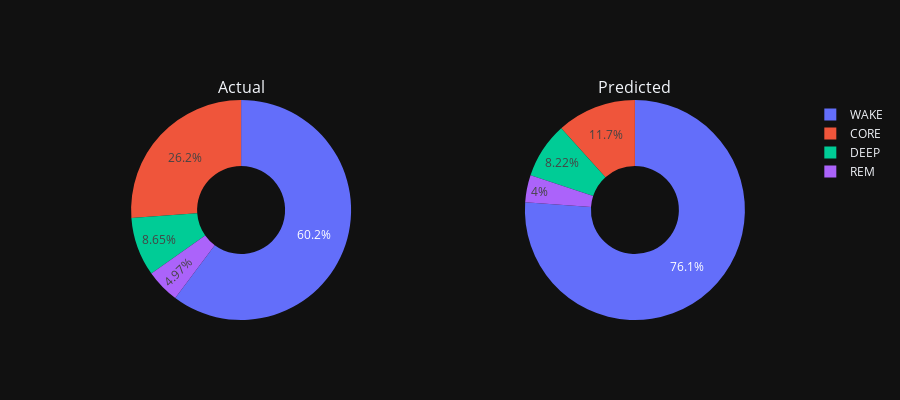

Source (notebook cell):
### Code cell
fig = make_subplots(rows=1, cols=2, specs=[[{'type':'domain'}, {'type':'domain'}]], subplot_titles=['Actual', 'Predicted'])

# Use `hole` to create a donut-like pie chart
fig.add_trace(go.Pie(labels=class_names, values=[pred_sleep_durations.get(c, 0) for c in sleep_classes], hole=.3, name='Actual'), 1, 1)
fig.add_trace(go.Pie(labels=class_names, values=[act_sleep_durations.get(c, 0) for c in sleep_classes], hole=.3, name='Predicted'), 1, 2)
fig.update_traces(hole=.4, hoverinfo="label+percent+name+value")
fig.update_layout(template='plotly_dark', height=400)
fig.show()

### Figure 1 — Plotly figure (JSON) as saved in the notebook; plotly's stock layout.template omitted (floating-point values rounded to 4 significant figures)
{"data": [{"domain": {"x": [0, 0.45], "y": [0, 1]}, "hole": 0.4, "hoverinfo": "label+percent+name+value", "labels": ["WAKE", "CORE", "DEEP", "REM"], "name": "Actual", "type": "pie", "values": [557, 242, 80, 46]}, {"domain": {"x": [0.55, 1], "y": [0, 1]}, "hole": 0.4, "hoverinfo": "label+percent+name+value", "labels": ["WAKE", "CORE", "DEEP", "REM"], "name": "Predicted", "type": "pie", "values": [704, 108, 76, 37]}], "layout": {"annotations": [{"font": {"size": 16}, "showarrow": false, "text": "Actual", "x": 0.225, "xanchor": "center", "xref": "paper", "y": 1, "yanchor": "bottom", "yref": "paper"}, {"font": {"size": 16}, "showarrow": false, "text": "Predicted", "x": 0.775, "xanchor": "center", "xref": "paper", "y": 1, "yanchor": "bottom", "yref": "paper"}], "height": 400}}
